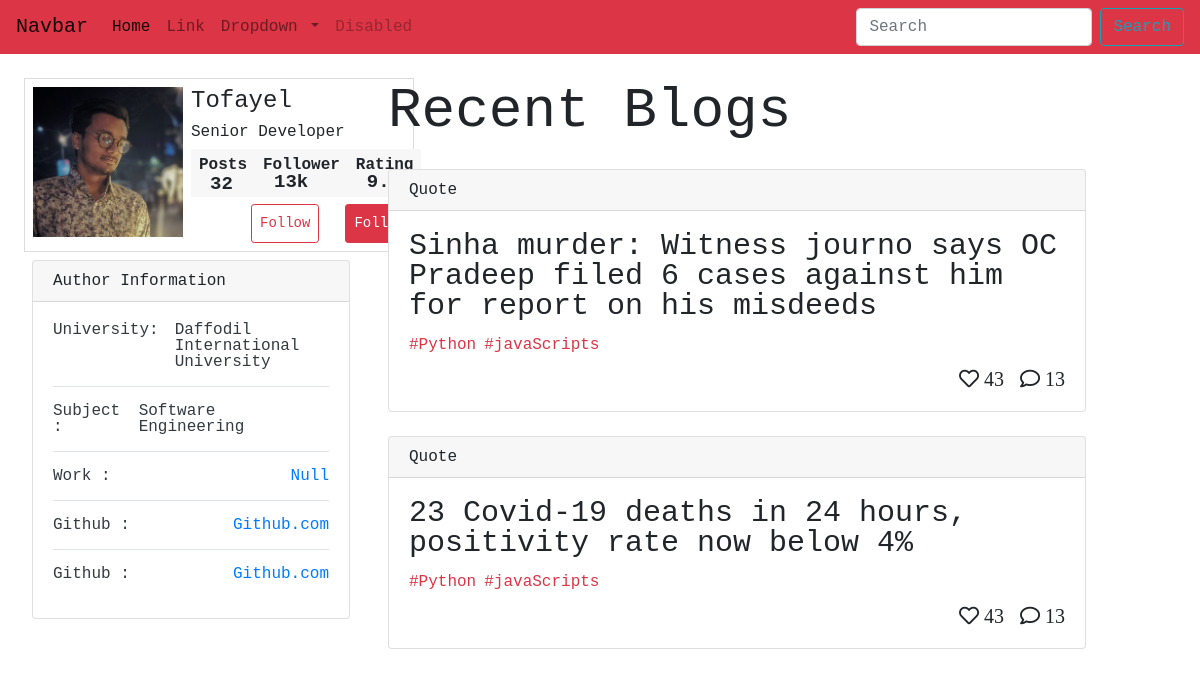
/author/2, run on an earlier commit of the app's database.
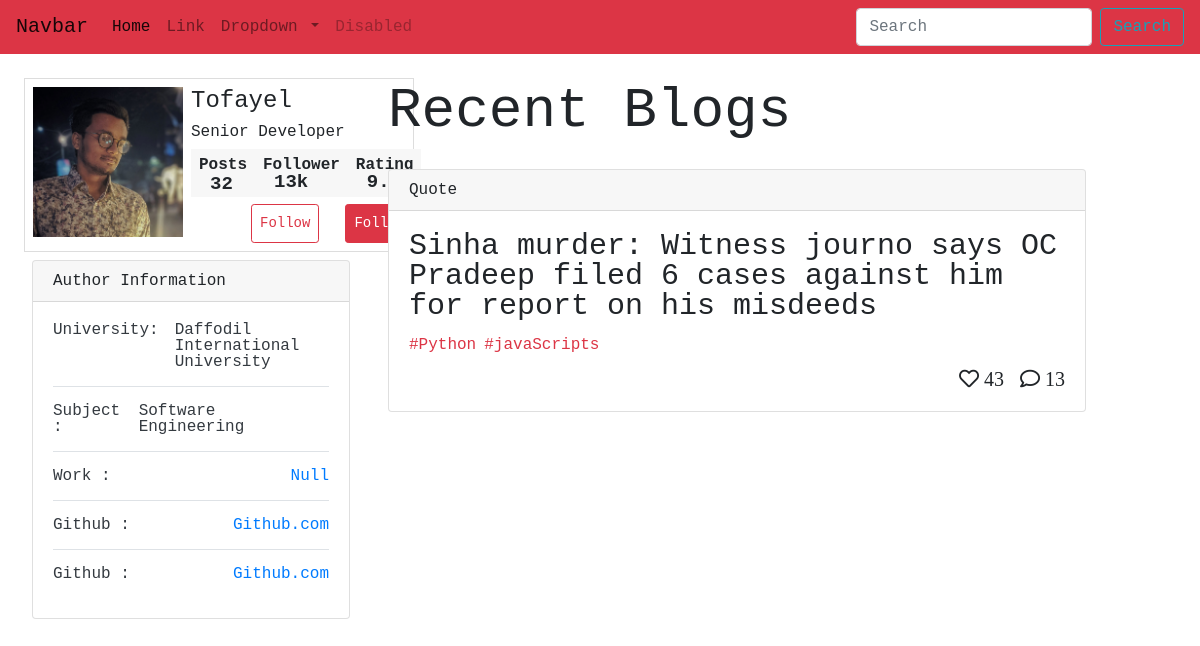
And on a later commit of the database.
### blogs/models.py (models this page shows, shortened)
class Blog(models.Model):
    title = models.CharField(max_length=255)
    body = models.TextField(max_length=10000)
    img = models.ImageField(upload_to="media")
    author = models.ForeignKey(Author, on_delete=SET_NULL, null=True)
    time_created = models.DateTimeField(auto_now_add=True)
    react = models.IntegerField(blank=True, null=True)
    comment = models.ManyToManyField(Comment)
    category = models.ForeignKey(Category, on_delete=SET_NULL, null=True)
    tags = models.ManyToManyField(Tag)

### blogs/views.py (the view)
# urls.py: path('author/<int:pk>', views.home3, name='author'),
def home3(request, pk):
    author = Author.objects.get(id=pk)
    author_blog = Blog.objects.filter(author=author)
    context = {
        'author': author,
        'aut': author_blog
    }
    return render(request, 'blogs/author_page.html', context)

### templates/blogs/author_page.html (shortened to what the changed rows need)
{% load static %}
<!DOCTYPE html>
<html lang="en">
  <head>
    <link
      rel="stylesheet"
      href="https://stackpath.bootstrapcdn.com/bootstrap/4.1.1/css/bootstrap.min.css"
    />
    <link
      rel="stylesheet"
      href="https://use.fontawesome.com/releases/v5.15.3/css/all.css"
    />
    <link rel="stylesheet" href={% static "css/author.css" %}>
  </head>
  <body>
<!DOCTYPE html>
<html lang="en">
  <head>
    <link
      rel="stylesheet"
      href="https://stackpath.bootstrapcdn.com/bootstrap/4.1.1/css/bootstrap.min.css"
    />
    <link
      rel="stylesheet"
      href="https://use.fontawesome.com/releases/v5.15.3/css/all.css"
    />
    <link rel="stylesheet" href="author.css">
  </head>
  <body>
    <main class="row p-4">
        <div class="col-lg-8 col-sm-7">
          <h2 class="display-4 mb-4">Recent Blogs</h2>
             {% for at in aut %}
          <div class="card mb-4">
            <div class="card-header">
              Quote
            </div>
            <div class="card-body">
              <blockquote class="blockquote mb-0">
                <p class="title_ath">
                  {{ at.title }}</p>
                <div class="d-flex">
                  <p class="small mr-2 text-danger">#Python</p>
                  <p class="small text-danger">#javaScripts</p>
                </div>
                <footer class="d-flex justify-content-end"><span class="mr-3"><i class="far fa-heart">  43</i></span></span>  <span><i class="far fa-comment"> 13</i></span></footer>
              </blockquote>
            </div>
          </div>
            {% endfor %}
        </div>
    </main>
  </body>
</html>
  </body>
</html>

What changed in the data, as far as the page shows it:
no longer on this page (row edited): Blog: title "23 Covid-19 deaths in 24 hours, positivity rate now below 4%"
